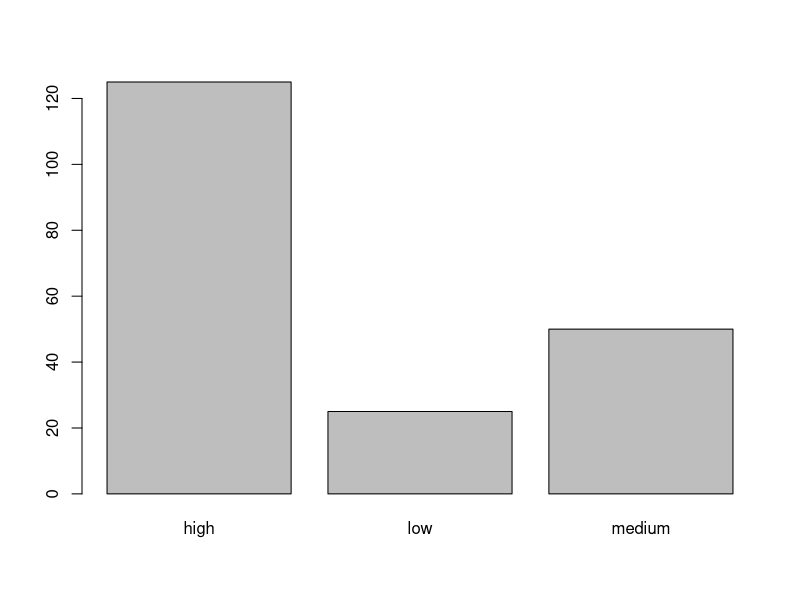
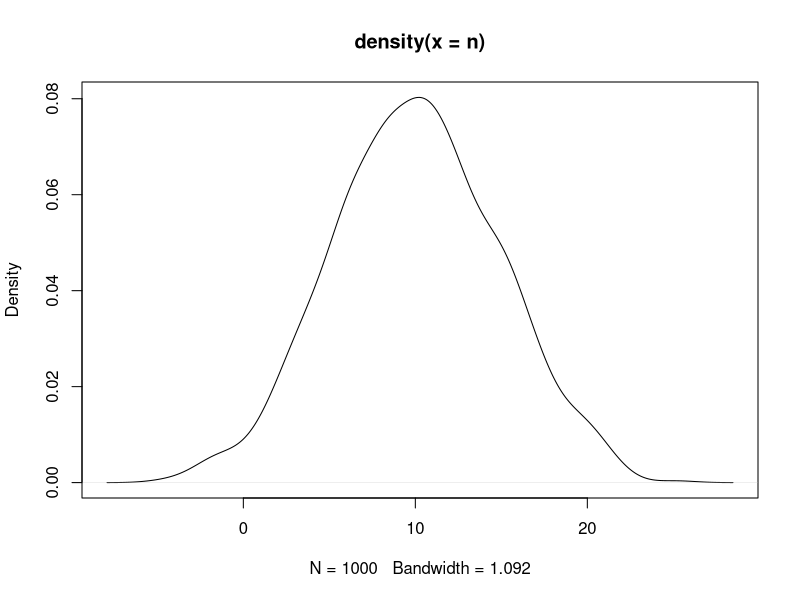
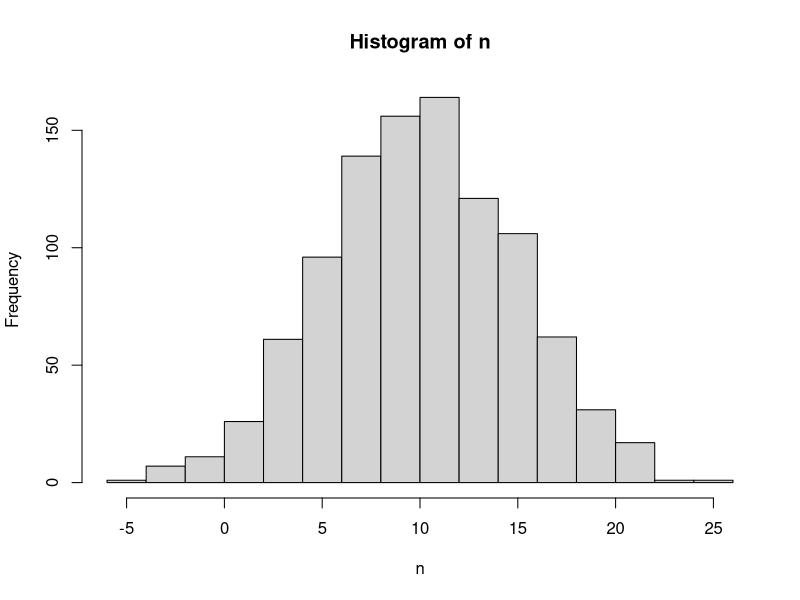
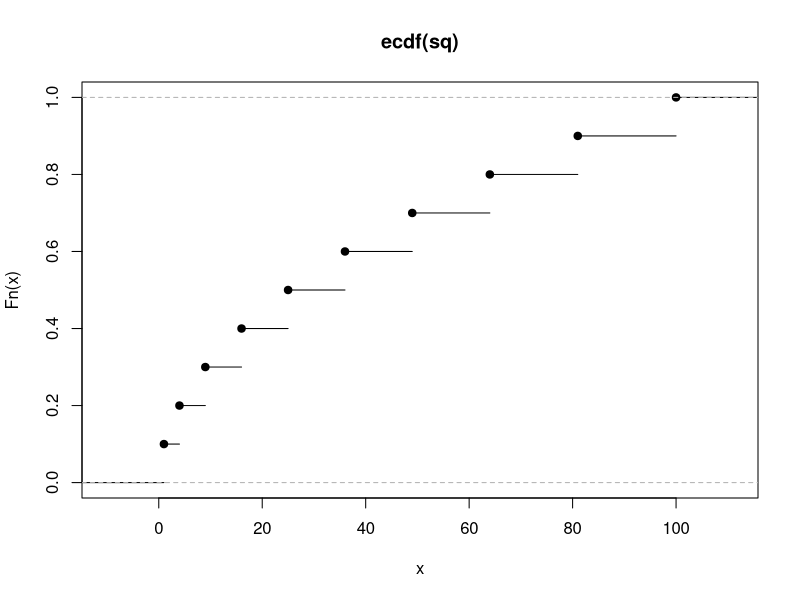
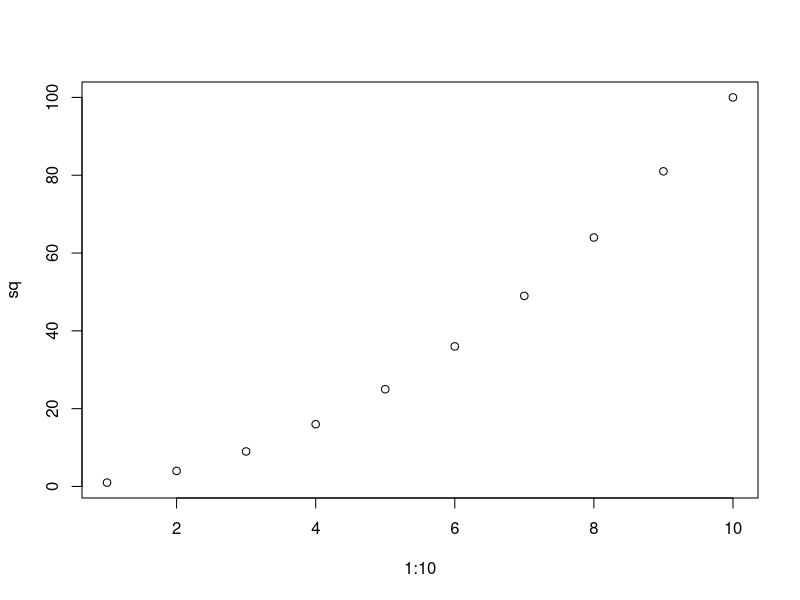
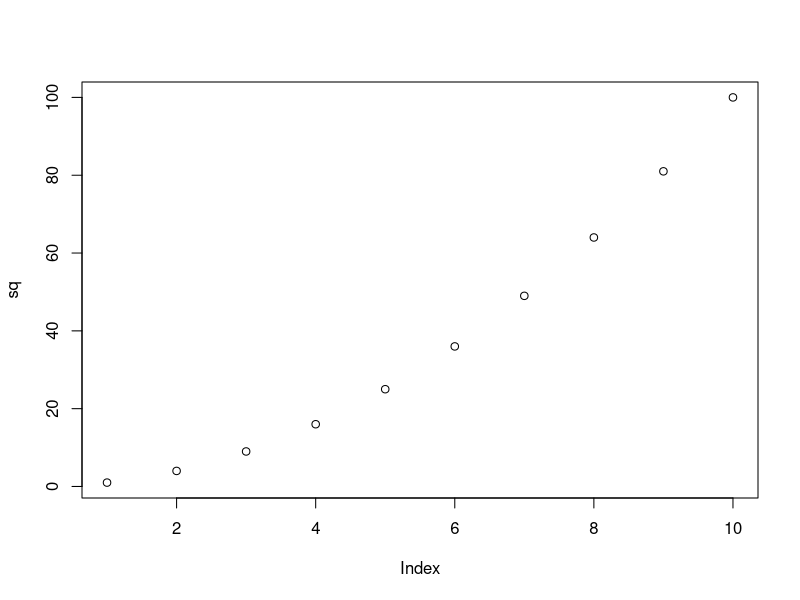

The R source for these figures, in order:
#morepractice.R

# 1. Create a vector
myname <- c("Nathaniel","Scott","MacNell")
myname  # print it

# 2. Create a vector with seq()
seq(from=2,to=100,by=2)

# 3. Stack vector commands
rep(seq(1,5),10)
# OR
short <- 1:5
rep(short,10)

# 4. What is the index?
41

# 5. Subset with repeated indices
let <- c("e","h","l","o")
let[c(2,1,3,3,4)]

# 6. reverse a vector
hello <- let[c(2,1,3,3,4)]
hello[5:1]
rev(hello) # secret trick

# 7. Operate on a whole vector
x <- 1:10 
sq <- x^2

# 8. Use the random number generator
n <- rnorm(n=1000,mean=10,sd=5)

# 9. Simplify data entry using rep()
bp <- c(rep("high",125),rep("medium",50),rep("low",25))

# 10. Summary statistics
summary(sq)

# 11. Try out some plots
# (We'll learn how to make them look good later!)
barplot(table(bp)) # good for categories
plot(density(n))  # can be helpful for large random data
hist(n) # more meaningful for real data
plot(ecdf(sq))  # good for small data

# 11. Plot by index
plot(1:10,sq)
plot(sq)  # this actually does the same thing.
# we're plotting by index i.e. showing a time series

### Lists ###
# 1. Build and slice a list of vectors
dat <- list(ID=c("A","B","C"),exposure=c("low","low","high"),
outcome=c(TRUE,TRUE,FALSE))
dat$exposure[2]

# 2. Build a dataset
person <- c("Me","Bro","Mom","Dad")
age <- c(27,24,54,57)
bday <- c("March","September","March","January")
family <- list(person=person,age=age,bday=bday)
family$age

### Practice ###
# 1. Days of the week
days <- c("N","M","T","W","H","F","S")
# 2. Date
date <- 8:14
# 3. Month
month <- rep("Feb",7)
# 4. List
time <- list(days=days,date=date,month=month)
# 5. Reference list
time$date[4]
# 6. Subset List
time$days[2:6]
# 7. Use built-in dataset
letters[c(1,2,1,4,3,1,2)]
# 8. Logical Query
# broken down so you can see what's happening
nums <- seq(2,20,2) # you don't have to name arguments
nums
greater <- nums > 10
greater
nums[greater]
# shorter version
nums[nums>10]
# I read this as "nums WHERE nums is greater than 10"
